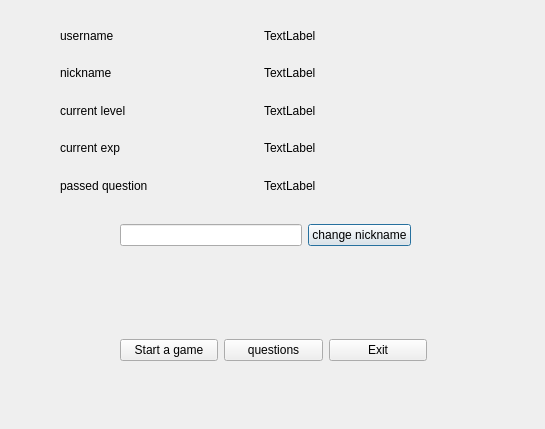
 <widget class="QDialog" name="Player">
  <property name="geometry">
   <rect>
    <x>0</x>
    <y>0</y>
    <width>545</width>
    <height>429</height>
   </rect>
  </property>
  <property name="windowTitle">
   <string>Dialog</string>
  </property>
  <property name="styleSheet">
   <string notr="true">/* ---------------------------------------------------------------------------

    Created by the qtsass compiler

    WARNING! All changes made in this file will be lost!

--------------------------------------------------------------------------- */
/* QDarkStyleSheet -----------------------------------------------------------

This is the main style sheet, the palette has eight colors.

It is based on three selecting colors, three greyish (background) colors
plus three whitish (foreground) colors. Each set of widgets of the same
type have a header like this:

    ------------------
    GroupName --------
    ------------------

And each widget is separated with a header like this:

    QWidgetName ------

This makes more easy to find and change some css field. The basic
configuration is described bellow.

    BACKGROUND -----------

        Light  #4D545B #505F69 (unpressed)
        Normal #31363B #32414B (border, disabled, pressed, checked, toolbars, menus)
        Dark   #232629 #19232D (background)

    FOREGROUND -----------

        Light  #EFF0F1 #F0F0F0 (texts/labels)
        Normal         #AAAAAA (not used yet)
        Dark   #505F69 #787878 (disabled texts)

    SELECTION ------------

        Light  #179AE0 #148CD2 (selection/hover/active)
        Normal #3375A3 #1464A0 (selected)
        Dark   #18465D #14506E (selected disabled)

If a stranger configuration is required because of a bugfix or anything
else, keep the comment on the line above so nobody changes it, including the
issue number.

*/
/*

See Qt documentation:

//  - https://doc.qt.io/qt-5/stylesheet.html
//  - https://doc.qt.io/qt-5/stylesheet-reference.html
//  - https://doc.qt.io/qt-5/stylesheet-examples.html

--------------------------------------------------------------------------- */
/* QWidget ----------------------------------------------------------------

--------------------------------------------------------------------------- */
QWidget {
  background-color: #19232D;
  border: 0px solid #32414B;
  padding: 0px;
  color: #F0F0F0;
  selection-background-color: #1464A0;
  selection-color: #F0F0F0;
}

QWidget:disabled {
  background-color: #19232D;
  color: #787878;
  selection-background-color: #14506E;
  selection-color: #787878;
}

QWidget::item:selected {
  background-color: #1464A0;
}

QWidget::item:hover {
  background-color: #148CD2;
  color: #32414B;
}

/* QMainWindow ------------------------------------------------------------



--------------------------------------------------------------------------- */
QMainWindow::separator {
  background-color: #32414B;
  border: 0px solid #19232D;
  spacing: 0px;
  padding: 2px;
}

QMainWindow::separator:hover {
  background-color: #505F69;
  border: 0px solid #148CD2;
}

QMainWindow::separator:horizontal {
  width: 5px;
  margin-top: 2px;
  margin-bottom: 2px;
  image: url(&quot;:/qss_icons/rc/Vsepartoolbar.png&quot;);
}

QMainWindow::separator:vertical {
  height: 5px;
  margin-left: 2px;
  margin-right: 2px;
  image: url(&quot;:/qss_icons/rc/Hsepartoolbar.png&quot;);
}

/* QToolTip ---------------------------------------------------------------


--------------------------------------------------------------------------- */
QToolTip {
  background-color: #148CD2;
  border: 1px solid #19232D;
  color: #19232D;
  /* Remove padding, for fix combo box tooltip */
  padding: 0px;
  /* Reducing transparency to read better */
  opacity: 230;
}

/* QStatusBar -------------------------------------------------------------


--------------------------------------------------------------------------- */
QStatusBar {
  border: 1px solid #32414B;
  /* Fixes Spyder #9120, #9121 */
  background: #32414B;
}

QStatusBar QToolTip {
  background-color: #148CD2;
  border: 1px solid #19232D;
  color: #19232D;
  /* Remove padding, for fix combo box tooltip */
  padding: 0px;
  /* Reducing transparency to read better */
  opacity: 230;
}

QStatusBar QLabel {
  /* Fixes Spyder #9120, #9121 */
  background: transparent;
}

/* QCheckBox --------------------------------------------------------------


--------------------------------------------------------------------------- */
QCheckBox {
  background-color: #19232D;
  color: #F0F0F0;
  spacing: 4px;
  outline: none;
  padding-top: 4px;
  padding-bottom: 4px;
}

QCheckBox:focus {
  border: none;
}

QCheckBox QWidget:disabled {
  background-color: #19232D;
  color: #787878;
}

QCheckBox::indicator {
  margin-left: 4px;
  width: 16px;
  height: 16px;
}

QCheckBox::indicator:unchecked {
  image: url(&quot;:/qss_icons/rc/checkbox_unchecked.png&quot;);
}

QCheckBox::indicator:unchecked:hover, QCheckBox::indicator:unchecked:focus, QCheckBox::indicator:unchecked:pressed {
  border: none;
  image: url(&quot;:/qss_icons/rc/checkbox_unchecked_focus.png&quot;);
}

QCheckBox::indicator:unchecked:disabled {
  image: url(&quot;:/qss_icons/rc/checkbox_unchecked_disabled.png&quot;);
}

QCheckBox::indicator:checked {
  image: url(&quot;:/qss_icons/rc/checkbox_checked.png&quot;);
}

QCheckBox::indicator:checked:hover, QCheckBox::indicator:checked:focus, QCheckBox::indicator:checked:pressed {
  border: none;
  image: url(&quot;:/qss_icons/rc/checkbox_checked_focus.png&quot;);
}

QCheckBox::indicator:checked:disabled {
  image: url(&quot;:/qss_icons/rc/checkbox_checked_disabled.png&quot;);
}

QCheckBox::indicator:indeterminate {
  image: url(&quot;:/qss_icons/rc/checkbox_indeterminate.png&quot;);
}

QCheckBox::indicator:indeterminate:disabled {
  image: url(&quot;:/qss_icons/rc/checkbox_indeterminate_disabled.png&quot;);
}

QCheckBox::indicator:indeterminate:focus, QCheckBox::indicator:indeterminate:hover, QCheckBox::indicator:indeterminate:pressed {
  image: url(&quot;:/qss_icons/rc/checkbox_indeterminate_focus.png&quot;);
}

/* QGroupBox --------------------------------------------------------------

--------------------------------------------------------------------------- */
QGroupBox {
  font-weight: bold;
  border: 1px solid #32414B;
  border-radius: 4px;
  padding: 4px;
  margin-top: 16px;
}

QGroupBox::title {
  subcontrol-origin: margin;
  subcontrol-position: top left;
  left: 3px;
  padding-left: 3px;
  padding-right: 5px;
  padding-top: 8px;
  padding-bottom: 16px;
}

QGroupBox::indicator {
  margin-left: 2px;
  width: 16px;
  height: 16px;
}

QGroupBox::indicator:unchecked:hover, QGroupBox::indicator:unchecked:focus, QGroupBox::indicator:unchecked:pressed {
  border: none;
  image: url(&quot;:/qss_icons/rc/checkbox_unchecked_focus.png&quot;);
}

QGroupBox::indicator:unchecked:disabled {
  image: url(&quot;:/qss_icons/rc/checkbox_unchecked_disabled.png&quot;);
}

QGroupBox::indicator:checked:hover, QGroupBox::indicator:checked:focus, QGroupBox::indicator:checked:pressed {
  border: none;
  image: url(&quot;:/qss_icons/rc/checkbox_checked_focus.png&quot;);
}

QGroupBox::indicator:checked:disabled {
  image: url(&quot;:/qss_icons/rc/checkbox_checked_disabled.png&quot;);
}

/* QRadioButton -----------------------------------------------------------

https://doc.qt.io/qt-5/stylesheet-examples.html#customizing-qradiobutton

--------------------------------------------------------------------------- */
QRadioButton {
  background-color: #19232D;
  color: #F0F0F0;
  spacing: 0px;
  padding: 0px;
  border: none;
  outline: none;
}

QRadioButton:focus {
  border: none;
}

QRadioButton:disabled {
  background-color: #19232D;
  color: #787878;
  border: none;
  outline: none;
}

QRadioButton QWidget {
  background-color: #19232D;
  color: #F0F0F0;
  spacing: 0px;
  padding: 0px;
  outline: none;
  border: none;
}

QRadioButton::indicator {
  border: none;
  outline: none;
  margin-bottom: 2px;
  width: 25px;
  height: 25px;
}

QRadioButton::indicator:unchecked {
  image: url(&quot;:/qss_icons/rc/radio_unchecked.png&quot;);
}

QRadioButton::indicator:unchecked:hover, QRadioButton::indicator:unchecked:focus, QRadioButton::indicator:unchecked:pressed {
  border: none;
  outline: none;
  image: url(&quot;:/qss_icons/rc/radio_unchecked_focus.png&quot;);
}

QRadioButton::indicator:unchecked:disabled {
  image: url(&quot;:/qss_icons/rc/radio_unchecked_disabled.png&quot;);
}

QRadioButton::indicator:checked {
  border: none;
  outline: none;
  image: url(&quot;:/qss_icons/rc/radio_checked.png&quot;);
}

QRadioButton::indicator:checked:hover, QRadioButton::indicator:checked:focus, QRadioButton::indicator:checked:pressed {
  border: none;
  outline: none;
  image: url(&quot;:/qss_icons/rc/radio_checked_focus.png&quot;);
}

QRadioButton::indicator:checked:disabled {
  outline: none;
  image: url(&quot;:/qss_icons/rc/radio_checked_disabled.png&quot;);
}

/* QMenuBar ---------------------------------------------------------------

https://doc.qt.io/qt-5/stylesheet-examples.html#customizing-qmenubar

--------------------------------------------------------------------------- */
QMenuBar {
  background-color: #32414B;
  padding: 2px;
  border: 1px solid #19232D;
  color: #F0F0F0;
}

QMenuBar:focus {
  border: 1px solid #148CD2;
}

QMenuBar::item {
  background: transparent;
  padding: 4px;
}

QMenuBar::item:selected {
  padding: 4px;
  background: transparent;
  border: 0px solid #32414B;
}

QMenuBar::item:pressed {
  padding: 4px;
  border: 0px solid #32414B;
  background-color: #148CD2;
  color: #F0F0F0;
  margin-bottom: 0px;
  padding-bottom: 0px;
}

/* QMenu ------------------------------------------------------------------

https://doc.qt.io/qt-5/stylesheet-examples.html#customizing-qmenu

--------------------------------------------------------------------------- */
QMenu {
  border: 0px solid #32414B;
  color: #F0F0F0;
  margin: 0px;
}

QMenu::separator {
  height: 2px;
  background-color: #505F69;
  color: #F0F0F0;
  padding-left: 4px;
  margin-left: 2px;
  margin-right: 2px;
}

QMenu::icon {
  margin: 0px;
  padding-left: 4px;
}

QMenu::item {
  padding: 4px 24px 4px 24px;
  /* Reserve space for selection border */
  border: 1px transparent #32414B;
}

QMenu::item:selected {
  color: #F0F0F0;
}

QMenu::indicator {
  width: 12px;
  height: 12px;
  padding-left: 6px;
  /* non-exclusive indicator = check box style indicator (see QActionGroup::setExclusive) */
  /* exclusive indicator = radio button style indicator (see QActionGroup::setExclusive) */
}

QMenu::indicator:non-exclusive:unchecked {
  image: url(&quot;:/qss_icons/rc/checkbox_unchecked.png&quot;);
}

QMenu::indicator:non-exclusive:unchecked:selected {
  image: url(&quot;:/qss_icons/rc/checkbox_unchecked_disabled.png&quot;);
}

QMenu::indicator:non-exclusive:checked {
  image: url(&quot;:/qss_icons/rc/checkbox_checked.png&quot;);
}

QMenu::indicator:non-exclusive:checked:selected {
  image: url(&quot;:/qss_icons/rc/checkbox_checked_disabled.png&quot;);
}

QMenu::indicator:exclusive:unchecked {
  image: url(&quot;:/qss_icons/rc/radio_unchecked.png&quot;);
}

QMenu::indicator:exclusive:unchecked:selected {
  image: url(&quot;:/qss_icons/rc/radio_unchecked_disabled.png&quot;);
}

QMenu::indicator:exclusive:checked {
  image: url(&quot;:/qss_icons/rc/radio_checked.png&quot;);
}

QMenu::indicator:exclusive:checked:selected {
  image: url(&quot;:/qss_icons/rc/radio_checked_disabled.png&quot;);
}

QMenu::right-arrow {
  margin: 5px;
  image: url(&quot;:/qss_icons/rc/right_arrow.png&quot;);
}

/* QAbstractItemView ------------------------------------------------------

https://doc.qt.io/qt-5/stylesheet-examples.html#customizing-qcombobox

--------------------------------------------------------------------------- */
QAbstractItemView {
  alternate-background-color: #19232D;
  color: #F0F0F0;
  border: 1px solid #32414B;
  border-radius: 4px;
}

QAbstractItemView QLineEdit {
  padding: 2px;
}

/* QAbstractScrollArea ----------------------------------------------------

https://doc.qt.io/qt-5/stylesheet-examples.html#customizing-qabstractscrollarea

--------------------------------------------------------------------------- */
QAbstractScrollArea {
  background-color: #19232D;
  border: 1px solid #32414B;
  border-radius: 4px;
  padding: 4px;
  color: #F0F0F0;
}

QAbstractScrollArea:disabled {
  color: #787878;
}

/* QScrollArea ------------------------------------------------------------

--------------------------------------------------------------------------- */
QScrollArea QWidget QWidget:disabled {
  background-color: #19232D;
}

/* QScrollBar -------------------------------------------------------------

https://doc.qt.io/qt-5/stylesheet-examples.html#customizing-qscrollbar

--------------------------------------------------------------------------- */
QScrollBar:horizontal {
  height: 16px;
  margin: 2px 16px 2px 16px;
  border: 1px solid #32414B;
  border-radius: 4px;
  background-color: #19232D;
}

QScrollBar:vertical {
  background-color: #19232D;
  width: 16px;
  margin: 16px 2px 16px 2px;
  border: 1px solid #32414B;
  border-radius: 4px;
}

QScrollBar::handle:horizontal {
  background-color: #787878;
  border: 1px solid #32414B;
  border-radius: 4px;
  min-width: 8px;
}

QScrollBar::handle:horizontal:hover {
  background-color: #148CD2;
  border: 1px solid #148CD2;
  border-radius: 4px;
  min-width: 8px;
}

QScrollBar::handle:vertical {
  background-color: #787878;
  border: 1px solid #32414B;
  min-height: 8px;
  border-radius: 4px;
}

QScrollBar::handle:vertical:hover {
  background-color: #148CD2;
  border: 1px solid #148CD2;
  border-radius: 4px;
  min-height: 8px;
}

QScrollBar::add-line:horizontal {
  margin: 0px 0px 0px 0px;
  border-image: url(&quot;:/qss_icons/rc/right_arrow_disabled.png&quot;);
  width: 10px;
  height: 10px;
  subcontrol-position: right;
  subcontrol-origin: margin;
}

QScrollBar::add-line:horizontal:hover, QScrollBar::add-line:horizontal:on {
  border-image: url(&quot;:/qss_icons/rc/right_arrow.png&quot;);
  height: 10px;
  width: 10px;
  subcontrol-position: right;
  subcontrol-origin: margin;
}

QScrollBar::add-line:vertical {
  margin: 3px 0px 3px 0px;
  border-image: url(&quot;:/qss_icons/rc/down_arrow_disabled.png&quot;);
  height: 10px;
  width: 10px;
  subcontrol-position: bottom;
  subcontrol-origin: margin;
}

QScrollBar::add-line:vertical:hover, QScrollBar::add-line:vertical:on {
  border-image: url(&quot;:/qss_icons/rc/down_arrow.png&quot;);
  height: 10px;
  width: 10px;
  subcontrol-position: bottom;
  subcontrol-origin: margin;
}

QScrollBar::sub-line:horizontal {
  margin: 0px 3px 0px 3px;
  border-image: url(&quot;:/qss_icons/rc/left_arrow_disabled.png&quot;);
  height: 10px;
  width: 10px;
  subcontrol-position: left;
  subcontrol-origin: margin;
}

QScrollBar::sub-line:horizontal:hover, QScrollBar::sub-line:horizontal:on {
  border-image: url(&quot;:/qss_icons/rc/left_arrow.png&quot;);
  height: 10px;
  width: 10px;
  subcontrol-position: left;
  subcontrol-origin: margin;
}

QScrollBar::sub-line:vertical {
  margin: 3px 0px 3px 0px;
  border-image: url(&quot;:/qss_icons/rc/up_arrow_disabled.png&quot;);
  height: 10px;
  width: 10px;
  subcontrol-position: top;
  subcontrol-origin: margin;
}

QScrollBar::sub-line:vertical:hover, QScrollBar::sub-line:vertical:on {
  border-image: url(&quot;:/qss_icons/rc/up_arrow.png&quot;);
  height: 10px;
  width: 10px;
  subcontrol-position: top;
  subcontrol-origin: margin;
}

QScrollBar::up-arrow:horizontal, QScrollBar::down-arrow:horizontal {
  background: none;
}

QScrollBar::up-arrow:vertical, QScrollBar::down-arrow:vertical {
  background: none;
}

QScrollBar::add-page:horizontal, QScrollBar::sub-page:horizontal {
  background: none;
}

QScrollBar::add-page:vertical, QScrollBar::sub-page:vertical {
  background: none;
}

/* QTextEdit --------------------------------------------------------------

https://doc.qt.io/qt-5/stylesheet-examples.html#customizing-specific-widgets

--------------------------------------------------------------------------- */
QTextEdit {
  background-color: #19232D;
  color: #F0F0F0;
  border: 1px solid #32414B;
}

QTextEdit:hover {
  border: 1px solid #148CD2;
  color: #F0F0F0;
}

QTextEdit:selected {
  background: #1464A0;
  color: #32414B;
}

/* QPlainTextEdit ---------------------------------------------------------

--------------------------------------------------------------------------- */
QPlainTextEdit {
  background-color: #19232D;
  color: #F0F0F0;
  border-radius: 4px;
  border: 1px solid #32414B;
}

QPlainTextEdit:hover {
  border: 1px solid #148CD2;
  color: #F0F0F0;
}

QPlainTextEdit:selected {
  background: #1464A0;
  color: #32414B;
}

/* QSizeGrip --------------------------------------------------------------

https://doc.qt.io/qt-5/stylesheet-examples.html#customizing-qsizegrip

--------------------------------------------------------------------------- */
QSizeGrip {
  background: transparent;
  width: 12px;
  height: 12px;
  image: url(&quot;:/qss_icons/rc/sizegrip.png&quot;);
}

/* QStackedWidget ---------------------------------------------------------

--------------------------------------------------------------------------- */
QStackedWidget {
  padding: 4px;
  border: 1px solid #32414B;
  border: 1px solid #19232D;
}

/* QToolBar ---------------------------------------------------------------

https://doc.qt.io/qt-5/stylesheet-examples.html#customizing-qtoolbar

--------------------------------------------------------------------------- */
QToolBar {
  background-color: #32414B;
  border-bottom: 1px solid #19232D;
  padding: 2px;
  font-weight: bold;
}

QToolBar QToolButton {
  background-color: #32414B;
}

QToolBar::handle:horizontal {
  width: 6px;
  image: url(&quot;:/qss_icons/rc/Hmovetoolbar.png&quot;);
}

QToolBar::handle:vertical {
  height: 6px;
  image: url(&quot;:/qss_icons/rc/Vmovetoolbar.png&quot;);
}

QToolBar::separator:horizontal {
  width: 3px;
  image: url(&quot;:/qss_icons/rc/Hsepartoolbar.png&quot;);
}

QToolBar::separator:vertical {
  height: 3px;
  image: url(&quot;:/qss_icons/rc/Vsepartoolbar.png&quot;);
}

QToolButton#qt_toolbar_ext_button {
  background: #32414B;
  border: 0px;
  color: #F0F0F0;
  image: url(&quot;:/qss_icons/rc/right_arrow.png&quot;);
}

/* QAbstractSpinBox -------------------------------------------------------

--------------------------------------------------------------------------- */
QAbstractSpinBox {
  background-color: #19232D;
  border: 1px solid #32414B;
  color: #F0F0F0;
  /* This fixes 103, 111 */
  padding-top: 2px;
  /* This fixes 103, 111 */
  padding-bottom: 2px;
  padding-left: 4px;
  padding-right: 4px;
  border-radius: 4px;
  /* min-width: 5px; removed to fix 109 */
}

QAbstractSpinBox:up-button {
  background-color: transparent #19232D;
  subcontrol-origin: border;
  subcontrol-position: top right;
  border-left: 1px solid #32414B;
  margin: 1px;
}

QAbstractSpinBox::up-arrow, QAbstractSpinBox::up-arrow:disabled, QAbstractSpinBox::up-arrow:off {
  image: url(&quot;:/qss_icons/rc/up_arrow_disabled.png&quot;);
  width: 9px;
  height: 9px;
}

QAbstractSpinBox::up-arrow:hover {
  image: url(&quot;:/qss_icons/rc/up_arrow.png&quot;);
}

QAbstractSpinBox:down-button {
  background-color: transparent #19232D;
  subcontrol-origin: border;
  subcontrol-position: bottom right;
  border-left: 1px solid #32414B;
  margin: 1px;
}

QAbstractSpinBox::down-arrow, QAbstractSpinBox::down-arrow:disabled, QAbstractSpinBox::down-arrow:off {
  image: url(&quot;:/qss_icons/rc/down_arrow_disabled.png&quot;);
  width: 9px;
  height: 9px;
}

QAbstractSpinBox::down-arrow:hover {
  image: url(&quot;:/qss_icons/rc/down_arrow.png&quot;);
}

QAbstractSpinBox:hover {
  border: 1px solid #148CD2;
  color: #F0F0F0;
}

QAbstractSpinBox:selected {
  background: #1464A0;
  color: #32414B;
}

/* ------------------------------------------------------------------------ */
/* DISPLAYS --------------------------------------------------------------- */
/* ------------------------------------------------------------------------ */
/* QLabel -----------------------------------------------------------------

https://doc.qt.io/qt-5/stylesheet-examples.html#customizing-qframe

--------------------------------------------------------------------------- */
QLabel {
  background-color: #19232D;
  border: 0px solid #32414B;
  padding: 2px;
  margin: 0px;
  color: #F0F0F0;
}

QLabel::disabled {
  background-color: #19232D;
  border: 0px solid #32414B;
  color: #787878;
}

/* QTextBrowser -----------------------------------------------------------

https://doc.qt.io/qt-5/stylesheet-examples.html#customizing-qabstractscrollarea

--------------------------------------------------------------------------- */
QTextBrowser {
  background-color: #19232D;
  border: 1px solid #32414B;
  color: #F0F0F0;
  border-radius: 4px;
}

QTextBrowser:disabled {
  background-color: #19232D;
  border: 1px solid #32414B;
  color: #787878;
  border-radius: 4px;
}

QTextBrowser:hover, QTextBrowser:!hover, QTextBrowser::selected, QTextBrowser::pressed {
  border: 1px solid #32414B;
}

/* QGraphicsView ----------------------------------------------------------

--------------------------------------------------------------------------- */
QGraphicsView {
  background-color: #19232D;
  border: 1px solid #32414B;
  color: #F0F0F0;
  border-radius: 4px;
}

QGraphicsView:disabled {
  background-color: #19232D;
  border: 1px solid #32414B;
  color: #787878;
  border-radius: 4px;
}

QGraphicsView:hover, QGraphicsView:!hover, QGraphicsView::selected, QGraphicsView::pressed {
  border: 1px solid #32414B;
}

/* QCalendarWidget --------------------------------------------------------

--------------------------------------------------------------------------- */
QCalendarWidget {
  border: 1px solid #32414B;
  border-radius: 4px;
}

QCalendarWidget:disabled {
  background-color: #19232D;
  color: #787878;
}

/* QLCDNumber -------------------------------------------------------------

--------------------------------------------------------------------------- */
QLCDNumber {
  background-color: #19232D;
  color: #F0F0F0;
}

QLCDNumber:disabled {
  background-color: #19232D;
  color: #787878;
}

/* QProgressBar -----------------------------------------------------------

https://doc.qt.io/qt-5/stylesheet-examples.html#customizing-qprogressbar

--------------------------------------------------------------------------- */
QProgressBar {
  background-color: #19232D;
  border: 1px solid #32414B;
  color: #F0F0F0;
  border-radius: 4px;
  text-align: center;
}

QProgressBar:disabled {
  background-color: #19232D;
  border: 1px solid #32414B;
  color: #787878;
  border-radius: 4px;
  text-align: center;
}

QProgressBar::chunk {
  background-color: #1464A0;
  color: #19232D;
  border-radius: 4px;
}

QProgressBar::chunk:disabled {
  background-color: #14506E;
  color: #787878;
  border-radius: 4px;
}

/* ------------------------------------------------------------------------ */
/* BUTTONS ---------------------------------------------------------------- */
/* ------------------------------------------------------------------------ */
/* QPushButton ------------------------------------------------------------

https://doc.qt.io/qt-5/stylesheet-examples.html#customizing-qpushbutton

--------------------------------------------------------------------------- */
QPushButton {
  background-color: #505F69;
  border: 1px solid #32414B;
  color: #F0F0F0;
  border-radius: 4px;
  padding: 3px;
  outline: none;
}

QPushButton:disabled {
  background-color: #32414B;
  border: 1px solid #32414B;
  color: #787878;
  border-radius: 4px;
  padding: 3px;
}

QPushButton:checked {
  background-color: #32414B;
  border: 1px solid #32414B;
  border-radius: 4px;
  padding: 3px;
  outline: none;
}

QPushButton:checked:disabled {
  background-color: #19232D;
  border: 1px solid #32414B;
  color: #787878;
  border-radius: 4px;
  padding: 3px;
  outline: none;
}

QPushButton:checked:selected {
  background: #1464A0;
  color: #32414B;
}

QPushButton:checked:hover {
  border: 1px solid #148CD2;
  color: #F0F0F0;
}

QPushButton::menu-indicator {
  subcontrol-origin: padding;
  subcontrol-position: bottom right;
  bottom: 4px;
}

QPushButton:pressed {
  background-color: #19232D;
  border: 1px solid #19232D;
}

QPushButton:pressed:hover {
  border: 1px solid #148CD2;
}

QPushButton:hover {
  border: 1px solid #148CD2;
  color: #F0F0F0;
}

QPushButton:selected {
  background: #1464A0;
  color: #32414B;
}

/* QToolButton ------------------------------------------------------------

https://doc.qt.io/qt-5/stylesheet-examples.html#customizing-qtoolbutton

--------------------------------------------------------------------------- */
QToolButton {
  background-color: transparent;
  border: 1px solid #32414B;
  border-radius: 4px;
  margin: 0px;
  padding: 2px;
  /* The subcontrols below are used only in the MenuButtonPopup mode */
  /* The subcontrol below is used only in the InstantPopup or DelayedPopup mode */
}

QToolButton:checked {
  background-color: #19232D;
  border: 1px solid #19232D;
}

QToolButton:checked:hover {
  border: 1px solid #148CD2;
}

QToolButton:pressed {
  background-color: #19232D;
  border: 1px solid #19232D;
}

QToolButton:pressed:hover {
  border: 1px solid #148CD2;
}

QToolButton:disabled {
  border: 1px solid #32414B;
}

QToolButton:hover {
  border: 1px solid #148CD2;
}

QToolButton[popupMode=&quot;1&quot;] {
  padding: 2px;
  /* Only for MenuButtonPopup */
  padding-right: 12px;
  /* Make way for the popup button */
  border: 1px solid #32414B;
  border-radius: 4px;
}

QToolButton[popupMode=&quot;2&quot;] {
  padding: 2px;
  /* Only for InstantPopup */
  padding-right: 12px;
  /* Make way for the popup button */
  border: 1px solid #32414B;
}

QToolButton::menu-button {
  padding: 2px;
  border-radius: 4px;
  border: 1px solid #32414B;
  border-top-right-radius: 4px;
  border-bottom-right-radius: 4px;
  /* 16px width + 4px for border = 20px allocated above */
  width: 16px;
  outline: none;
}

QToolButton::menu-button:hover {
  border: 1px solid #148CD2;
}

QToolButton::menu-button:checked:hover {
  border: 1px solid #148CD2;
}

QToolButton::menu-indicator {
  image: url(&quot;:/qss_icons/rc/down_arrow.png&quot;);
  top: -8px;
  /* Shift it a bit */
  left: -4px;
  /* Shift it a bit */
}

QToolButton::menu-arrow {
  image: url(&quot;:/qss_icons/rc/down_arrow.png&quot;);
}

QToolButton::menu-arrow:open {
  border: 1px solid #32414B;
}

/* QCommandLinkButton -----------------------------------------------------

--------------------------------------------------------------------------- */
QCommandLinkButton {
  background-color: transparent;
  border: 1px solid #32414B;
  color: #F0F0F0;
  border-radius: 4px;
  padding: 0px;
  margin: 0px;
}

QCommandLinkButton:disabled {
  background-color: transparent;
  color: #787878;
}

/* ------------------------------------------------------------------------ */
/* INPUTS - NO FIELDS ----------------------------------------------------- */
/* ------------------------------------------------------------------------ */
/* QComboBox --------------------------------------------------------------

https://doc.qt.io/qt-5/stylesheet-examples.html#customizing-qcombobox

--------------------------------------------------------------------------- */
QComboBox {
  border: 1px solid #32414B;
  border-radius: 4px;
  selection-background-color: #1464A0;
  padding-left: 4px;
  padding-right: 4px;
  /* Fixes #103, #111 */
  min-height: 1.5em;
  /* padding-top: 2px;     removed to fix #132 */
  /* padding-bottom: 2px;  removed to fix #132 */
  /* min-width: 75px;      removed to fix #109 */
  /* Needed to remove indicator - fix #132 */
}

QComboBox QAbstractItemView {
  background-color: #19232D;
  border-radius: 4px;
  border: 1px solid #32414B;
  selection-color: #148CD2;
  selection-background-color: #32414B;
}

QComboBox:disabled {
  background-color: #19232D;
  color: #787878;
}

QComboBox:hover {
  border: 1px solid #148CD2;
}

QComboBox:on {
  selection-background-color: #19232D;
}

QComboBox::indicator {
  background-color: transparent;
  selection-background-color: transparent;
  color: transparent;
  selection-color: transparent;
  /* Needed to remove indicator - fix #132 */
}

QComboBox::indicator:alternate {
  background: #19232D;
}

QComboBox::item:alternate {
  background: #19232D;
}

QComboBox::item:checked {
  font-weight: bold;
}

QComboBox::item:selected {
  border: 0px solid transparent;
}

QComboBox::drop-down {
  subcontrol-origin: padding;
  subcontrol-position: top right;
  width: 20px;
  border-left-width: 0px;
  border-left-color: #32414B;
  border-left-style: solid;
  border-top-right-radius: 3px;
  border-bottom-right-radius: 3px;
}

QComboBox::down-arrow {
  image: url(&quot;:/qss_icons/rc/down_arrow_disabled.png&quot;);
}

QComboBox::down-arrow:on, QComboBox::down-arrow:hover, QComboBox::down-arrow:focus {
  image: url(&quot;:/qss_icons/rc/down_arrow.png&quot;);
}

/* QSlider ----------------------------------------------------------------

https://doc.qt.io/qt-5/stylesheet-examples.html#customizing-qslider

--------------------------------------------------------------------------- */
QSlider:disabled {
  background: #19232D;
}

QSlider:focus {
  border: none;
}

QSlider::groove:horizontal {
  background: #32414B;
  border: 1px solid #32414B;
  height: 4px;
  margin: 0px;
  border-radius: 4px;
}

QSlider::groove:vertical {
  background: #32414B;
  border: 1px solid #32414B;
  width: 4px;
  margin: 0px;
  border-radius: 4px;
}

QSlider::add-page:vertical {
  background: #1464A0;
  border: 1px solid #32414B;
  width: 4px;
  margin: 0px;
  border-radius: 4px;
}

QSlider::add-page:vertical :disabled {
  background: #14506E;
}

QSlider::sub-page:horizontal {
  background: #1464A0;
  border: 1px solid #32414B;
  height: 4px;
  margin: 0px;
  border-radius: 4px;
}

QSlider::sub-page:horizontal:disabled {
  background: #14506E;
}

QSlider::handle:horizontal {
  background: #787878;
  border: 1px solid #32414B;
  width: 8px;
  height: 8px;
  margin: -8px 0px;
  border-radius: 4px;
}

QSlider::handle:horizontal:hover {
  background: #148CD2;
  border: 1px solid #148CD2;
}

QSlider::handle:vertical {
  background: #787878;
  border: 1px solid #32414B;
  width: 8px;
  height: 8px;
  margin: 0 -8px;
  border-radius: 4px;
}

QSlider::handle:vertical:hover {
  background: #148CD2;
  border: 1px solid #148CD2;
}

/* QLineEdit --------------------------------------------------------------

https://doc.qt.io/qt-5/stylesheet-examples.html#customizing-qlineedit

--------------------------------------------------------------------------- */
QLineEdit {
  background-color: #19232D;
  padding-top: 2px;
  /* This QLineEdit fix  103, 111 */
  padding-bottom: 2px;
  /* This QLineEdit fix  103, 111 */
  padding-left: 4px;
  padding-right: 4px;
  border-style: solid;
  border: 1px solid #32414B;
  border-radius: 4px;
  color: #F0F0F0;
}

QLineEdit:disabled {
  background-color: #19232D;
  color: #787878;
}

QLineEdit:hover {
  border: 1px solid #148CD2;
  color: #F0F0F0;
}

QLineEdit:selected {
  background: #1464A0;
  color: #32414B;
}

/* QTabWiget --------------------------------------------------------------

https://doc.qt.io/qt-5/stylesheet-examples.html#customizing-qtabwidget-and-qtabbar

--------------------------------------------------------------------------- */
QTabWidget {
  padding: 2px;
  selection-background-color: #32414B;
  /* Add wanted borders - fix #141, #126, #123 */
}

QTabWidget QWidget {
  border: 0px solid #32414B;
}

QTabWidget QWidget QWidget
QTableView,
QTabWidget QTreeView,
QTabWidget QListView,
QTabWidget QGroupBox,
QTabWidget QLineEdit,
QTabWidget QComboBox,
QTabWidget QFontComboBox,
QTabWidget QTextEdit,
QTabWidget QSpinBox,
QTabWidget QDoubleSpinBox {
  border: 1px solid #32414B;
}

QTabWidget::pane {
  border: 1px solid #32414B;
  border-radius: 4px;
  margin: 0px;
  /* Fixes double border inside pane wit pyqt5 */
  padding: 0px;
}

QTabWidget::pane:selected {
  background-colo</string>
  </property>
  <widget class="QWidget" name="gridLayoutWidget">
   <property name="geometry">
    <rect>
     <x>60</x>
     <y>20</y>
     <width>401</width>
     <height>181</height>
    </rect>
   </property>
   <layout class="QGridLayout" name="gridLayout">
    <item row="2" column="0">
     <widget class="QLabel" name="level">
      <property name="text">
       <string>current level</string>
      </property>
     </widget>
    </item>
    <item row="0" column="0">
     <widget class="QLabel" name="username">
      <property name="text">
       <string>username</string>
      </property>
     </widget>
    </item>
    <item row="0" column="1">
     <widget class="QLabel" name="username_edit">
      <property name="text">
       <string>TextLabel</string>
      </property>
     </widget>
    </item>
    <item row="1" column="1">
     <widget class="QLabel" name="nickname_edit">
      <property name="text">
       <string>TextLabel</string>
      </property>
     </widget>
    </item>
    <item row="3" column="0">
     <widget class="QLabel" name="exp">
      <property name="text">
       <string>current exp</string>
      </property>
     </widget>
    </item>
    <item row="1" column="0">
     <widget class="QLabel" name="nickname">
      <property name="text">
       <string>nickname</string>
      </property>
     </widget>
    </item>
    <item row="3" column="1">
     <widget class="QLabel" name="exp_edit">
      <property name="text">
       <string>TextLabel</string>
      </property>
     </widget>
    </item>
    <item row="2" column="1">
     <widget class="QLabel" name="level_edit">
      <property name="text">
       <string>TextLabel</string>
      </property>
     </widget>
    </item>
    <item row="4" column="0">
     <widget class="QLabel" name="label">
      <property name="text">
       <string>passed question</string>
      </property>
     </widget>
    </item>
    <item row="4" column="1">
     <widget class="QLabel" name="count">
      <property name="text">
       <string>TextLabel</string>
      </property>
     </widget>
    </item>
   </layout>
  </widget>
  <widget class="QWidget" name="horizontalLayoutWidget">
   <property name="geometry">
    <rect>
     <x>120</x>
     <y>210</y>
     <width>291</width>
     <height>51</height>
    </rect>
   </property>
   <layout class="QHBoxLayout" name="horizontalLayout">
    <item>
     <widget class="QLineEdit" name="change_nickname"/>
    </item>
    <item>
     <widget class="QPushButton" name="change">
      <property name="text">
       <string>change nickname</string>
      </property>
     </widget>
    </item>
   </layout>
  </widget>
  <widget class="QWidget" name="horizontalLayoutWidget_2">
   <property name="geometry">
    <rect>
     <x>120</x>
     <y>310</y>
     <width>307</width>
     <height>80</height>
    </rect>
   </property>
   <layout class="QHBoxLayout" name="horizontalLayout_2">
    <item>
     <widget class="QPushButton" name="game">
      <property name="text">
       <string>Start a game</string>
      </property>
     </widget>
    </item>
    <item>
     <widget class="QPushButton" name="questions">
      <property name="text">
       <string>questions</string>
      </property>
     </widget>
    </item>
    <item>
     <widget class="QPushButton" name="exitBtn">
      <property name="text">
       <string>Exit</string>
      </property>
     </widget>
    </item>
   </layout>
  </widget>
 </widget>
